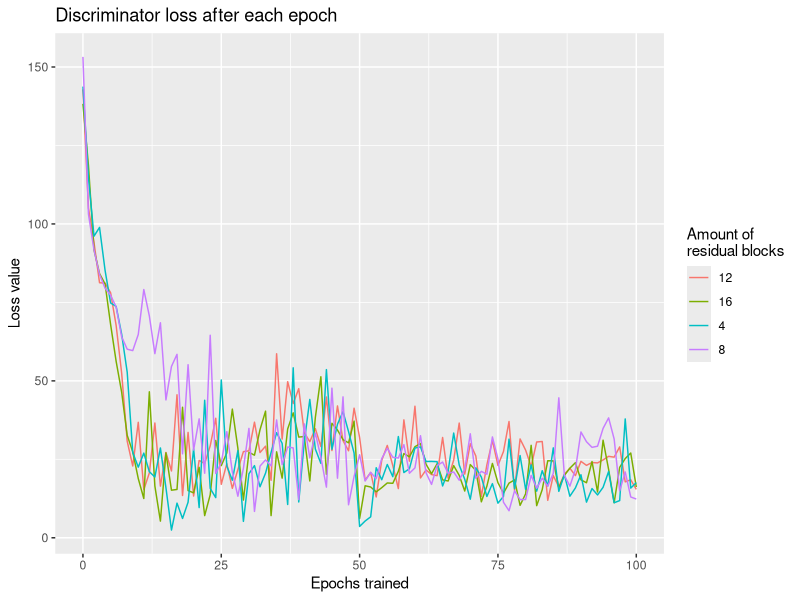
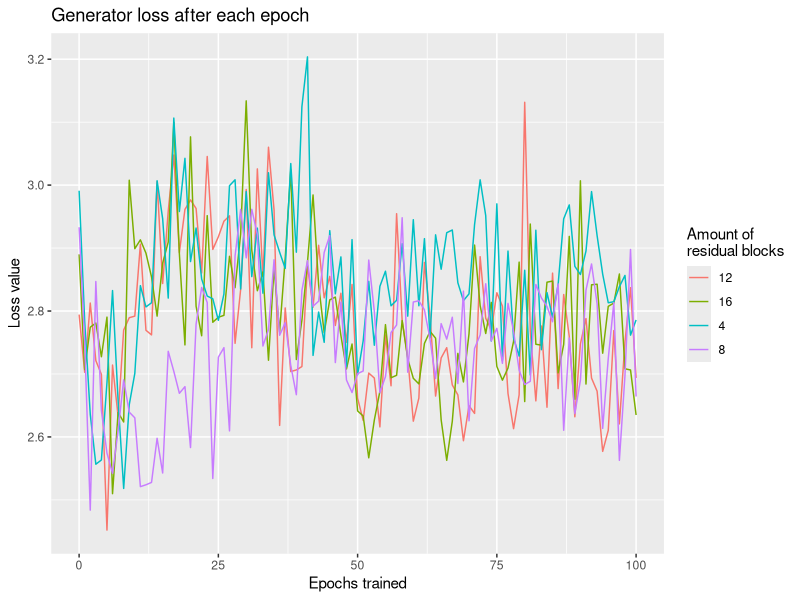

Write the R code that produced these figures, in order.
library(ggplot2)

## DISCRIMINATORS ##
# Load the models
dis_loss2 = read.csv("model2/disLoss.csv", header = FALSE)
names(dis_loss2) = c("time", "epoch", "loss")
dis_loss2$blocks = "4"
dis_loss3 = read.csv("model3/disLoss.csv", header = FALSE)
names(dis_loss3) = c("time", "epoch", "loss")
dis_loss3$blocks = "8"
dis_loss4 = read.csv("model4/disLoss.csv", header = FALSE)
names(dis_loss4) = c("time", "epoch", "loss")
dis_loss4$blocks = "12"
dis_loss5 = read.csv("model5/disLoss.csv", header = FALSE)
names(dis_loss5) = c("time", "epoch", "loss")
dis_loss5$blocks = "16"

# Row bind
total_dis_loss = rbind(dis_loss2, dis_loss3, dis_loss4, dis_loss5)
total_dis_loss$blocks = as.factor(total_dis_loss$blocks)

# Make plot
ggplot(total_dis_loss , aes(epoch, loss , colour=blocks , group=blocks)) + geom_line() +
  labs(title="Discriminator loss after each epoch",
       x ="Epochs trained", y = "Loss value", color='Amount of \nresidual blocks')

## GENERATORS ##
gen_loss2 = read.csv("model2/genLoss.csv", header = FALSE)
names(gen_loss2) = c("time", "epoch", "loss")
gen_loss2$blocks = "4"
gen_loss3 = read.csv("model3/genLoss.csv", header = FALSE)
names(gen_loss3) = c("time", "epoch", "loss")
gen_loss3$blocks = "8"
gen_loss4 = read.csv("model4/genLoss.csv", header = FALSE)
names(gen_loss4) = c("time", "epoch", "loss")
gen_loss4$blocks = "12"
gen_loss5 = read.csv("model5/genLoss.csv", header = FALSE)
names(gen_loss5) = c("time", "epoch", "loss")
gen_loss5$blocks = "16"

# Row bind
total_gen_loss = rbind(gen_loss2, gen_loss3, gen_loss4, gen_loss5)
total_gen_loss$blocks = as.factor(total_gen_loss$blocks)

# Make plot
ggplot(total_gen_loss , aes(epoch, loss , colour=blocks , group=blocks)) + geom_line() +
  labs(title="Generator loss after each epoch",
       x ="Epochs trained", y = "Loss value", color='Amount of \nresidual blocks')